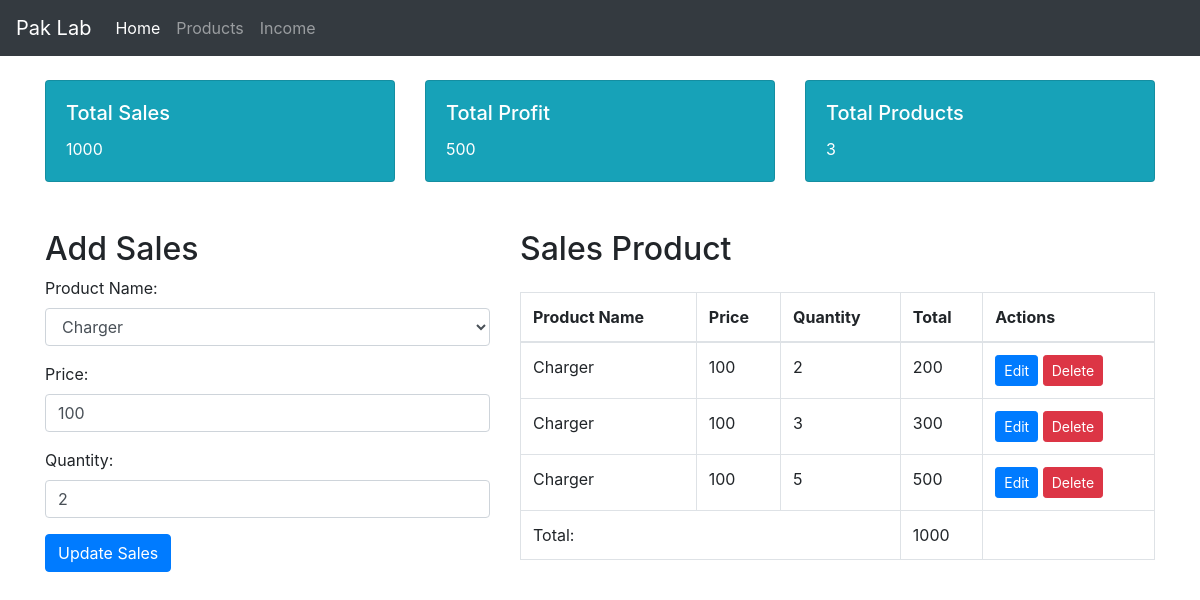
The page /?id=16&edit=edit on the database its author committed.
### tables this page shows
CREATE TABLE `sales` (
  `id` int(11) NOT NULL,
  `product_id` int(11) NOT NULL,
  `sale_date` datetime NOT NULL DEFAULT current_timestamp(),
  `price` int(11) DEFAULT NULL,
  `quantity` int(11) NOT NULL,
  `total` int(11) GENERATED ALWAYS AS (`price` * `quantity`) STORED
);

CREATE TABLE `products` (
  `id` int(11) NOT NULL,
  `name` varchar(255) NOT NULL,
  `brand_name` varchar(255) NOT NULL,
  `description` text DEFAULT NULL,
  `sales_price` int(11) NOT NULL,
  `cost` int(11) NOT NULL,
  `stock` int(11) NOT NULL DEFAULT 0
);

### sales.php (the view, shortened to what this page needs)
<?php
$is_edit = 0;
if (isset($_GET['edit'])) {
    $is_edit = 1;
    $sales_id = $_GET['id'];
    $sql = "SELECT * FROM sales WHERE id='$sales_id'";
    $result = mysqli_query($conn, $sql);
    $edit_sales = mysqli_fetch_assoc($result);
}
?>
<div class="container mt-5">
    <div class="row my-5">
        <div class="col-md-5">
            <h2>Add Sales</h2>
            <form action="#" method="post">
                <div class="form-group">
                    <label for="productName">Product Name:</label>
                    <select class="form-control" name="product_id" id="product_id" required>
                        <?php
                        $sql = "SELECT * FROM products";
                        $result = mysqli_query($conn, $sql);
                        if (mysqli_num_rows($result) > 0) {
                            while ($products = mysqli_fetch_assoc($result)) {
                                ?>
                                <option value="<?php echo $products['id'] ?>"
                                    <?php
                                    if($is_edit == 1 && $products['id'] == $edit_sales['product_id']){
                                        echo 'selected';
                                    }
                                    ?>
                                    ><?php echo $products['name'] ?></option>
                                    <?php
                                }
                            }
                            ?>
                        </select>
                    </div>
                    <div class="form-group">
                        <label for="price">Price:</label>
                        <input type="text" class="form-control" name="price" value="<?php echo ($is_edit == 1) ? $edit_sales['price'] : '' ?>"  id="price" required>
                    </div>
                    <div class="form-group">
                        <label for="quantity">Quantity:</label>
                        <input type="text" class="form-control" name="quantity" value="<?php echo ($is_edit == 1) ? $edit_sales['quantity'] : '' ?>" id="quantity" required>
                    </div>
                    <button type="submit" name="<?php echo ($is_edit == 1) ? 'update_sales' : 'add_sales' ?>" class="btn btn-primary"><?php echo ($is_edit == 1) ? 'Update Sales' : 'Add Sales' ?></button>
                </form>
            </div>
            <div class="col-md-7">
                <h2 class="mb-4">Sales Product</h2>
                <table id= example class="table table-bordered table-hover">
                    <thead>
                        <tr>
                            <th>Product Name</th>
                            <th>Price</th>
                            <th>Quantity</th>
                            <th>Total</th>
                            <th>Actions</th>
                        </tr>
                    </thead>
                    <tbody>
                        <?php
                        $total = 0;
                        $sql = "SELECT  products.name as product_name,products.id as product_id, sales.* FROM sales INNER JOIN products ON sales.product_id  = products.id;";
                        $result = mysqli_query($conn, $sql);
                        if (mysqli_num_rows($result) > 0) {
                            while ($sales = mysqli_fetch_assoc($result)) {
                                ?>
                                <tr>
                                    <td><?php echo $sales['product_name'] ?></td>
                                    <td><?php echo $sales['price'] ?></td>
                                    <td><?php echo $sales['quantity'] ?></td>
                                    <td><?php echo $sales['total'] ?></td>
                                    <td>
                                        <a href="?id=<?php echo $sales['id'] ?>&edit=edit" class="btn btn-primary btn-sm">
                                            Edit
                                        </a>
                                        <a href="?id=<?php echo $sales['id'] ?>&delete=delete"  class="btn btn-danger btn-sm">
                                            Delete
                                        </a>
                                    </td>
                                </tr>
                                <?php
                                $total = $total + $sales['total'];
                            }
                        } ?>
                    </tbody>
                    <tfoot>
                        <tr>
                            <td colspan="3">Total:</td>
                            <td><?php echo $total; ?></td>
                        </tr>
                    </tfoot>
                </table>
            </div>
        </div>
    </div>
    <?php include 'inc/footer.php' ?>

### rows shown on the page
sales: product_id "Charger", price "100", quantity "2", product.name "Charger", total "200"
sales: product.name "Charger", price "100", quantity "3", total "300"
sales: product.name "Charger", price "100", quantity "5", total "500"

### other values the page prints
get_sales($conn) "1000"
get_profit($conn) "500"
get_count($conn,'products') "3"
$total "1000"
